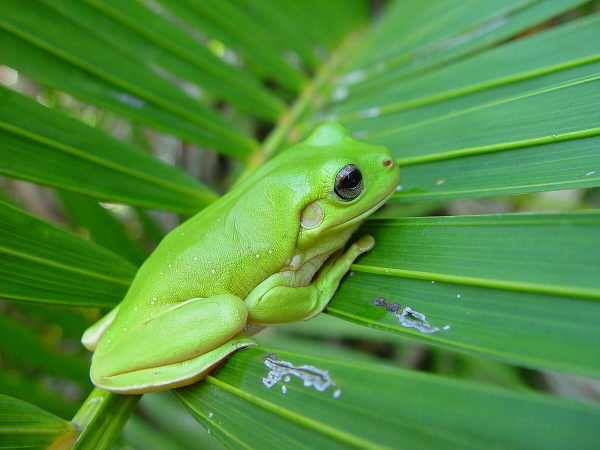
//> input picture ArchiveFolder/Frog_on_palm_frond.jpg, 1200 x 900 px, given in place of the camera (shown at 1/2 size)
$ ./main   (built with g++ and OpenCV 4)
//> lines starting //> are read from the running program, lines starting //| are printed output that depends on the picture; after the words box and inside, x2 and y2 are one past the last pixel; in counts of white or black regions, pixels touching at a corner belong together
### ArchiveFolder/Thresholding /yen_threshold.h
#pragma once

#include "opencv2/imgproc/imgproc.hpp"
#include <limits>
#include <iostream>

// separated out from
// https://github.com/aivakov/OpenCV-hacks-C-/blob/master/Yen.cpp
// licensed under GNU General Public License v3.0
int Yen(cv::Mat data);

### ArchiveFolder/Thresholding /yen_threshold.cpp
#include "yen_threshold.h"

// from https://github.com/aivakov/OpenCV-hacks-C-/blob/master/Yen.cpp
// licensed under GNU General Public License v3.0
using namespace cv;

int Yen(Mat data)
{
    // Ported to C++ by Alexander Ivakov from Java implementation of ImageJ plugin Auto_Threshold

    // Implements Yen  thresholding method
    // 1) Yen J.C., Chang F.J., and Chang S. (1995) "A New Criterion
    //    for Automatic Multilevel Thresholding" IEEE Trans. on Image
    //    Processing, 4(3): 370-378
    // 2) Sezgin M. and Sankur B. (2004) "Survey over Image Thresholding
    //    Techniques and Quantitative Performance Evaluation" Journal of
    //    Electronic Imaging, 13(1): 146-165
    //    http://citeseer.ist.psu.edu/sezgin04survey.html
    //
    // M. Emre Celebi
    // 06.15.2007
    // Ported to ImageJ plugin by G.Landini from E Celebi's fourier_0.8 routines

    int total = 0;
    for (int ih = 0; ih < 256; ih++)
    {
        float extr = data.at<float>(ih);
        ;
        total += (int)extr;
    }

    // normalized histogram
    double norm_histo[256];
    for (int ih = 0; ih < 256; ih++)
    {
        norm_histo[ih] = (double)data.at<float>(ih) / total;
    }

    // cumulative normalized histogram
    double P1[256];
    P1[0] = norm_histo[0];
    for (int ih = 1; ih < 256; ih++)
    {
        P1[ih] = P1[ih - 1] + norm_histo[ih];
    }

    double P1_sq[256];
    P1_sq[0] = norm_histo[0] * norm_histo[0];
    for (int ih = 1; ih < 256; ih++)
    {
        P1_sq[ih] = P1_sq[ih - 1] + norm_histo[ih] * norm_histo[ih];
    }

    double P2_sq[256];
    P2_sq[255] = 0.0;
    for (int ih = 254; ih >= 0; ih--)
    {
        P2_sq[ih] = P2_sq[ih + 1] + norm_histo[ih + 1] * norm_histo[ih + 1];
    }

    // Find the threshold that maximizes the criterion
    int threshold = -1;
    double max_crit = std::numeric_limits<double>::min();

    for (int it = 0; it < 256; it++)
    {
        double crit = -1.0 * ((P1_sq[it] * P2_sq[it]) > 0.0 ? log(P1_sq[it] * P2_sq[it]) : 0.0) + 2 * ((P1[it] * (1.0 - P1[it])) > 0.0 ? log(P1[it] * (1.0 - P1[it])) : 0.0);
        if (crit > max_crit)
        {
            max_crit = crit;
            threshold = it;
        }
    }
    return threshold;
}

### ArchiveFolder/Thresholding /main.cpp
#include <opencv2/opencv.hpp>
#include "yen_threshold.h"
// Function declaration
cv::Mat ImgProc_YenThreshold(cv::Mat src, bool compressed, double &foundThresh);

int main()
{
    // Open the default camera (camera 0)
    cv::VideoCapture cap(0);
    if (!cap.isOpened())
    {
        std::cerr << "Error: Unable to open the camera." << std::endl;
        return -1;
    }

    while (true)
    {
        // Capture frame from the camera
        cv::Mat frame;
        cap >> frame;
//> frame is the input picture: 900 rows x 1200 cols, CV_8UC3; mean B, G, R 61.9, 144.3, 81.6
        if (frame.empty())
        {
            std::cerr << "Error: Unable to capture frame." << std::endl;
            break;
        }

        // Process the frame using ImgProc_YenThreshold
        double foundThresh;
        cv::Mat processedFrame = ImgProc_YenThreshold(frame, true, foundThresh);
//> in ImgProc_YenThreshold, `cv::cvtColor(src, grey, cv::COLOR_BGR2GRAY);`:
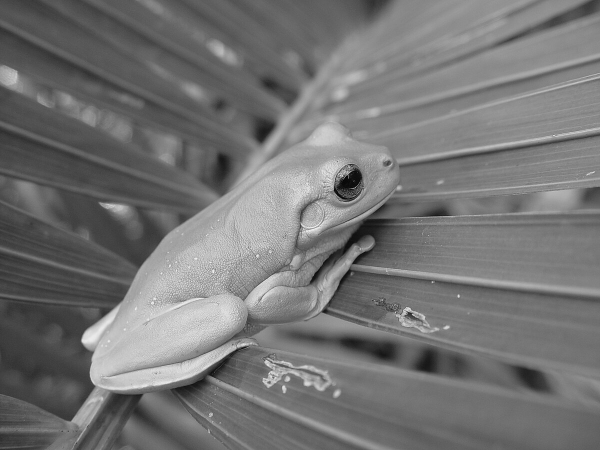
//> grey: 900 rows x 1200 cols, CV_8UC1 (shown at 1/2 size); min 0, max 252, mean 116.2
//> in ImgProc_YenThreshold, `clahe->apply(grey, cl);`:
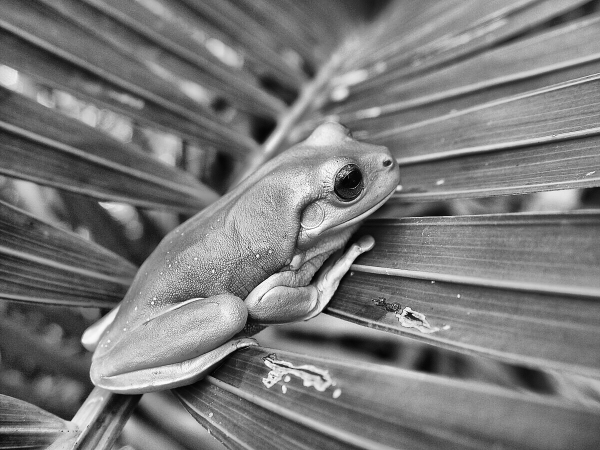
//> cl: 900 rows x 1200 cols, CV_8UC1 (shown at 1/2 size); min 0, max 255, mean 122.3
//> in ImgProc_YenThreshold, `cv::calcHist(&cl, 1, channels, cv::Mat(), hist, 1, histSize, ranges, t..`: hist = 256 values, max 10219 at index 118, min 17 at index 255, mean 4218.8
//> the loop in Yen, `for (int ih = 0; ih < 256; ih++)` made 256 passes
//> (extr, total) on passes 1 to 3: (40, 40), (77, 117), (162, 279)
//> after the loop in Yen, `for (int ih = 0; ih < 256; ih++)`: total = 1080000
//> after the loop in Yen, `for (int ih = 0; ih < 256; ih++)`: norm_histo = 256 values, max 0.00946 at index 118, min 1.57e-05 at index 255, mean 0.00391
//> in Yen, `P1[0] = norm_histo[0];`: P1 = 256 values, max 3.7e-05 at index 0, min 0 at index 1, mean 1.45e-07
//> after the loop in Yen, `for (int ih = 1; ih < 256; ih++)`: P1 = 256 values from 3.7e-05 to 1
//> in Yen, `P1_sq[0] = norm_histo[0] * norm_histo[0];`: P1_sq = 256 values, max 1.37e-09 at index 0, min 0 at index 1, mean 5.36e-12
//> after the loop in Yen, `for (int ih = 1; ih < 256; ih++)`: P1_sq = 256 values from 1.37e-09 to 0.00576
//> after the loop in Yen, `for (int ih = 254; ih >= 0; ih--)`: P2_sq = 256 values, max 0.00576 at index 0, min 0 at index 255, mean 0.00271
//> the loop in Yen, `for (int it = 0; it < 256; it++)` made 256 passes
//> (crit, max_crit) on passes 1 to 12: (5.16, 5.16), (5.75, 5.75), (5.99, 5.99), (6.3, 6.3), (6.46, 6.46), (6.68, 6.68), (6.86, 6.86), (6.93, 6.93), (7.04, 7.04), (7.11, 7.11), (7.23, 7.23), (7.3, 7.3)
//> after the loop in Yen, `for (int it = 0; it < 256; it++)`: max_crit = 9; threshold = 168
//> in ImgProc_YenThreshold, `cv::threshold(cl, thresholded, double(yen_threshold), 255, cv::THRESH_..`:
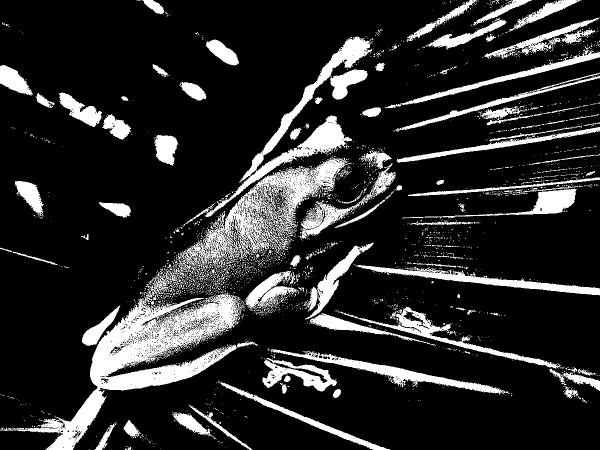
//> thresholded: 900 rows x 1200 cols, CV_8UC1 (shown at 1/2 size); 17.2% white; 2666 white regions (2499 under 20 px), largest, box (x1, y1, x2, y2) and area: (0, 578, 486, 900) 36232, (356, 313, 704, 549) 19925, (409, 73, 747, 434) 14240
//> foundThresh = 168

        // std::cout << "frame size: " << frame.size() << ", type: " << frame.type() << std::endl;
        // std::cout << "processedFrame size: " << processedFrame.size() << ", type: " << processedFrame.type() << std::endl;

        // Display the processed frame
        cv::imshow("Processed Frame", processedFrame);
        cv::imshow("Raw Frame", frame);

        // Check for ESC key press to exit
        char key = cv::waitKey(10);
//> the Esc key is pressed
        if (key == 27)
            break;
    }

    cap.release();
    cv::destroyAllWindows();

    return 0;
}

cv::Mat ImgProc_YenThreshold(cv::Mat src, bool compressed, double &foundThresh)
{
    // Convert frame to grayscale
    cv::Mat grey;
    cv::cvtColor(src, grey, cv::COLOR_BGR2GRAY);

    // Histogram constants
    int bins = 256;
    int histSize[] = {bins};
    const float range[] = {0, 256};
    const float *ranges[] = {range};
    int channels[] = {0};

    // equalize
    cv::Ptr<cv::CLAHE> clahe = cv::createCLAHE();
    clahe->setClipLimit(2.7);
    cv::Mat cl;
    clahe->apply(grey, cl);

    // make histogram
    cv::Mat hist;
    cv::calcHist(&cl, 1, channels, cv::Mat(), hist, 1, histSize, ranges, true, false);

    // yen_thresholding
    int yen_threshold = Yen(hist);
    foundThresh = yen_threshold;

    // Apply binary thresholding
    cv::Mat thresholded;
    if (compressed)
    {
        cv::threshold(cl, thresholded, double(yen_threshold), 255, cv::THRESH_BINARY);
    }
    else
    {
        cv::threshold(cl, thresholded, double(yen_threshold), 255, cv::THRESH_TOZERO);
    }

    return thresholded;
}
